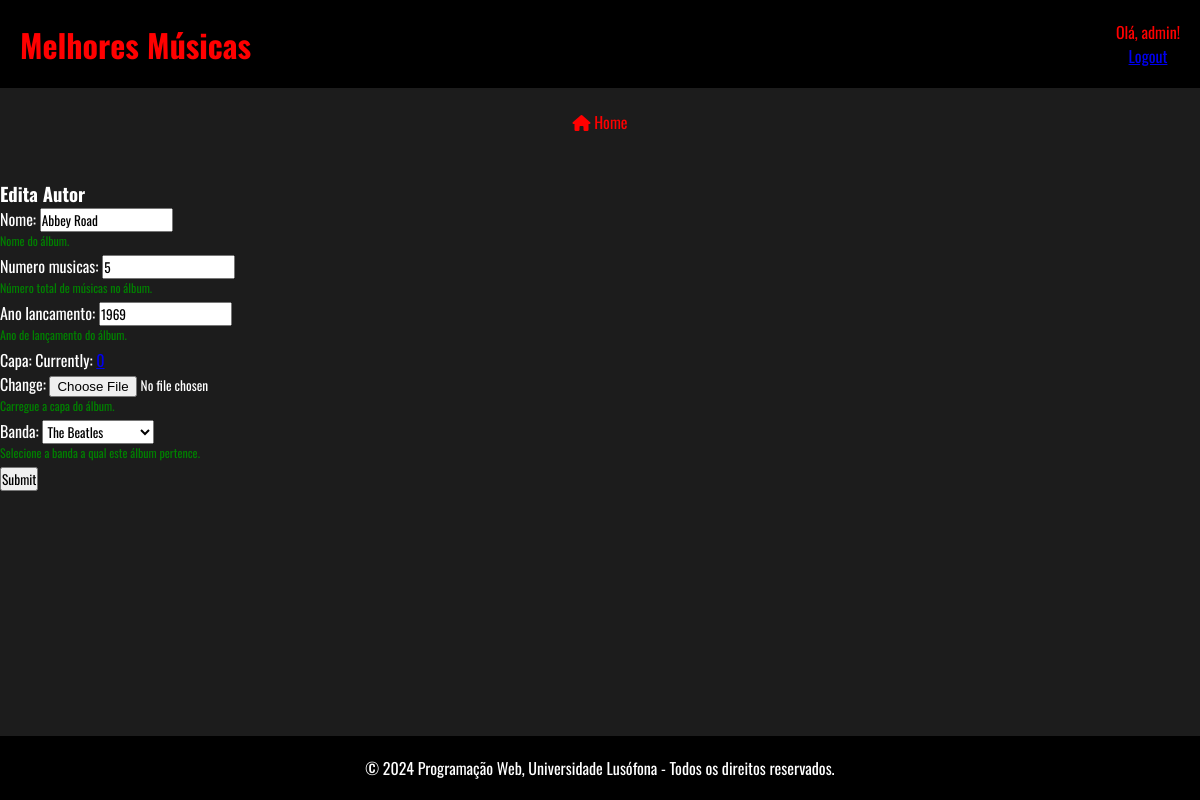
Page /bandas/album/1/edita (signed in) on the committed database.
### bandas/models.py (models this page shows, shortened)
class Album(models.Model):
    nome = models.CharField(max_length=200)
    numero_musicas = models.CharField(max_length=100, default='0')
    ano_lancamento = models.IntegerField(default=0)
    capa = models.ImageField(upload_to=None, height_field=None, width_field=None, max_length=None, default='0')
    banda = models.ForeignKey(Banda, on_delete=models.CASCADE, related_name='albuns')

class Banda(models.Model):
    nome = models.CharField(max_length=200)
    biografia = models.TextField(default='', null=True, blank=True)
    numero_membros = models.IntegerField(default=0)
    foto_Banda = models.ImageField(upload_to=None, height_field=None, width_field=None, max_length=None, default='0')
    nacionalidade = models.CharField(max_length=100, default='0')
    ano_criacao = models.IntegerField(default=0)
    def __str__(self):
        return self.nome

### bandas/views.py (the view)
# urls.py: path('album/<int:album_id>/edita', views.editarAlbum_view,name="editaAlbum"),
@group_required('Editor de Bandas')
def editarAlbum_view(request, album_id):
    album = Album.objects.get(id=album_id)
    if request.POST:
        form = AlbumForm(request.POST or None, request.FILES, instance=album)
        if form.is_valid():
            form.save()
            return redirect('bandas:bandas')
    else:
        form = AlbumForm(instance=album)
    context = {'form': form, 'album': album}
    return render(request, 'bandas/editaAlbum.html', context)

### bandas/forms.py
class AlbumForm(forms.ModelForm):
    class Meta:
        model = Album
        fields = '__all__'
        help_texts = {
            'nome': 'Nome do álbum.',
            'numero_musicas': 'Número total de músicas no álbum.',
            'ano_lancamento': 'Ano de lançamento do álbum.',
            'capa': 'Carregue a capa do álbum.',
            'banda': 'Selecione a banda a qual este álbum pertence.'
        }

### bandas/views.py (called while the page is built)
def group_required(*group_names):
    def in_groups(user):
        if user.is_authenticated:
            if bool(user.groups.filter(name__in=group_names)) | user.is_superuser:
                return True
        raise PermissionDenied
    return user_passes_test(in_groups)

### bandas/templates/bandas/editaAlbum.html (shortened to what this page needs)
{% extends 'bandas/layout.html' %}
{% block content %}
    <h3>Edita Autor</h3>
    <form action="{% url 'bandas:editaAlbum' album.id %}" method="post" enctype='multipart/form-data'>
      {{ form.as_p }}
      <input type="submit">
    </form>
{% endblock %}

### bandas/templates/bandas/layout.html (shortened to what this page needs)
<!DOCTYPE html>
<html lang="pt">
<head>
    {% load static %}
    <link rel="stylesheet" type="text/css" href="{% static 'bandas/estilos.css' %}">
</head>
<body>
    <div class = contentor>
        <header id="tituloSite">
            <h1>Melhores Músicas</h1>
            <div class="login">
                {% if not request.user.is_authenticated %}
                    <a href="{% url 'bandas:registo' %}" class="register-button">Registar</a>
                    <a href="{% url 'bandas:login' %}" class="login-button">Login</a>
                {% else %}
                    <p>Olá, {{ request.user.username }}!</p>
                    <a href="{% url 'bandas:logout' %}" class="logout-button">Logout</a>
                {% endif %}
            </div>
        </header>
        <nav>
            <a href="{% url 'bandas:bandas' %}" class="botao-inicio"><p><i class="fa-solid fa-house"></i> Home</p></a>
        </nav>
        <div class="content">
            {% block content %}
            {% endblock %}
        </div>
        <footer>
            <p>&copy; 2024 Programação Web, Universidade Lusófona - Todos os direitos reservados.</p>
        </footer>
    </div>
</body>
</html>

### bandas/static/bandas/estilos.css (style rules this page uses)
* { margin: 0; padding: 0; box-sizing: border-box; font-family: 'Oswald', sans-serif; }
body { display: flex; flex-direction: column; min-height: 100vh; background-color: #1C1C1C; color: white; }
.contentor { display: flex; flex-direction: column; flex-grow: 1; background-color: #1C1C1C; padding-top: 80px; padding-bottom: 60px; display: grid; grid-template-areas: 'header header header' 'menu main main' 'footer footer footer'; gap: 10px; grid-template-columns: 10vw 1fr; grid-template-rows: auto 1fr auto; width: 100%; }
@media (max-width: 1200px) { .contentor { grid-template-areas: 'header header' 'menu menu' 'main main' 'footer footer'; grid-template-columns: auto; grid-template-rows: auto 10vh 1fr auto; } }
header { grid-area: header; display: flex; justify-content: space-between; align-items: center; background-color: black; color: red; padding: 20px; width: 100%; position: fixed; top: 0; left: 0; right: 0; z-index: 1000; }
nav { background-color: #1C1C1C; align-items: center; grid-area: menu; display: flex; flex-direction: column; gap: 20px; padding-top: 20px; }
.content { grid-area: main; flex-grow: 1; background-color: #1C1C1C; overflow: auto; }
footer { grid-area: footer; background-color: black; color: #fff; padding: 20px; text-align: center; width: 100%; position: fixed; bottom: 0; left: 0; right: 0; z-index: 1000; }
nav a:link, nav a:visited { color: red; text-decoration: none; }
nav a::before { font-family: 'Font Awesome 5 Free'; padding-right: 10px; }
nav a::after { content: ""; }
#tituloSite { flex-grow: 1; text-align: center; }
.helptext { font-size: 12px; color: green; display: block; margin-bottom: 5px; }

### rows in the picture
Album: nome "Abbey Road", numero_musicas "5", ano_lancamento "1969", banda "The Beatles"

### other values in the picture
{{ request.user.username }} "admin"
